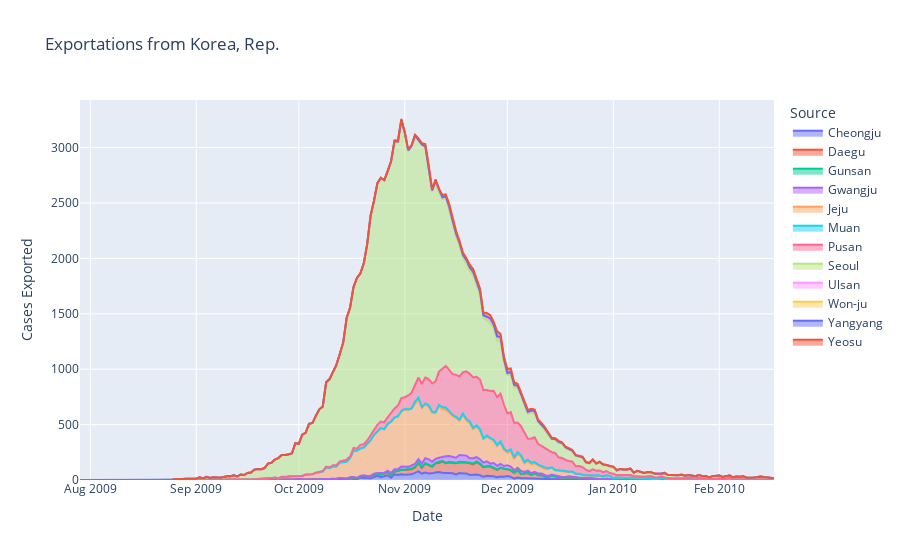

Notebook source saved alongside this figure:
### Code cell
country='Korea, Rep.'

# getting only rows where country is the origin
country_export = df_data[df_data['source_country_name'] == country]

# group by date and origin city
df_country_exports = country_export[['source_basin_name', 'date', 'importations']]\
.groupby(['source_basin_name', 'date']).sum().reset_index()

# Create the area plot
fig = px.area(df_country_exports, x='date', y='importations', title=f'Exportations from {country}', 
              color='source_basin_name',
              labels={
                     "importations": "Cases Exported",
                     "date": "Date",
                     "source_basin_name": "Source"
                 },)
fig.show()

### Figure 1 — Plotly figure (JSON) as saved in the notebook; plotly's stock layout.template omitted (floating-point values rounded to 4 significant figures; data arrays with more than 128 entries replaced by an {"elided": "..."} marker saying what was removed)
{"data": [{"fillpattern": {"shape": ""}, "hovertemplate": "Source=Cheongju<br>Date=%{x}<br>Cases Exported=%{y}<extra></extra>", "legendgroup": "Cheongju", "line": {"color": "#636efa"}, "marker": {"symbol": "circle"}, "mode": "lines", "name": "Cheongju", "orientation": "v", "showlegend": true, "stackgroup": "1", "type": "scatter", "x": ["2009-09-12", "2009-09-15", "2009-09-23", "2009-09-24", "2009-09-25", "2009-09-26", "2009-09-27", "2009-09-28", "2009-09-29", "2009-09-30", "2009-10-01", "2009-10-03", "2009-10-04", "2009-10-05", "2009-10-06", "2009-10-07", "2009-10-08", "2009-10-09", "2009-10-11", "2009-10-12", "2009-10-13", "2009-10-14", "2009-10-15", "2009-10-16", "2009-10-17", "2009-10-18", "2009-10-19", "2009-10-20", "2009-10-21", "2009-10-22", "2009-10-23", "2009-10-24", "2009-10-25", "2009-10-26", "2009-10-27", "2009-10-28", "2009-10-29", "2009-10-30", "2009-10-31", "2009-11-01", "2009-11-02", "2009-11-03", "2009-11-04", "2009-11-05", "2009-11-06", "2009-11-07", "2009-11-08", "2009-11-09", "2009-11-10", "2009-11-11", "2009-11-12", "2009-11-13", "2009-11-14", "2009-11-15", "2009-11-16", "2009-11-17", "2009-11-18", "2009-11-19", "2009-11-20", "2009-11-21", "2009-11-22", "2009-11-23", "2009-11-24", "2009-11-25", "2009-11-26", "2009-11-27", "2009-11-28", "2009-11-29", "2009-11-30", "2009-12-01", "2009-12-02", "2009-12-03", "2009-12-04", "2009-12-05", "2009-12-06", "2009-12-07", "2009-12-08", "2009-12-09", "2009-12-10", "2009-12-11", "2009-12-12", "2009-12-13", "2009-12-14", "2009-12-15", "2009-12-16", "2009-12-17", "2009-12-18", "2009-12-19", "2009-12-20", "2009-12-21", "2009-12-22", "2009-12-23", "2009-12-24", "2009-12-26", "2009-12-27", "2009-12-28", "2009-12-29", "2009-12-30", "2009-12-31", "2010-01-01", "2010-01-02", "2010-01-06", "2010-01-08", "2010-01-10", "2010-01-14", "2010-01-15", "2010-01-16", "2010-01-19", "2010-01-20", "2010-01-22", "2010-01-26"], "xaxis": "x", "y": [1, 1, 2, 2, 2, 1, 1, 2, 1, 3, 4, 1, 3, 2, 3, 4, 4, 6, 6, 6, 9, 8, 8, 14, 12, 6, 22, 20, 15, 14, 26, 38, 25, 31, 43, 21, 52, 45, 51, 47, 52, 51, 65, 78, 57, 68, 59, 60, 68, 72, 66, 64, 58, 61, 50, 63, 58, 59, 45, 50, 50, 43, 29, 38, 37, 34, 24, 32, 29, 35, 28, 13, 23, 15, 16, 15, 12, 12, 7, 10, 4, 6, 7, 6, 10, 3, 4, 5, 4, 7, 3, 6, 1, 4, 1, 2, 3, 2, 1, 1, 3, 1, 2, 1, 1, 2, 1, 1, 1, 1, 1], "yaxis": "y"}, {"fillpattern": {"shape": ""}, "hovertemplate": "Source=Daegu<br>Date=%{x}<br>Cases Exported=%{y}<extra></extra>", "legendgroup": "Daegu", "line": {"color": "#EF553B"}, "marker": {"symbol": "circle"}, "mode": "lines", "name": "Daegu", "orientation": "v", "showlegend": true, "stackgroup": "1", "type": "scatter", "x": ["2009-08-01", "2009-09-03", "2009-09-04", "2009-09-16", "2009-09-22", "2009-09-23", "2009-09-24", "2009-09-26", "2009-09-27", "2009-09-28", "2009-09-30", "2009-10-01", "2009-10-02", "2009-10-03", "2009-10-04", "2009-10-05", "2009-10-06", "2009-10-07", "2009-10-08", "2009-10-09", "2009-10-10", "2009-10-11", "2009-10-12", "2009-10-13", "2009-10-14", "2009-10-15", "2009-10-16", "2009-10-17", "2009-10-18", "2009-10-19", "2009-10-20", "2009-10-21", "2009-10-22", "2009-10-23", "2009-10-24", "2009-10-25", "2009-10-26", "2009-10-27", "2009-10-28", "2009-10-29", "2009-10-30", "2009-10-31", "2009-11-01", "2009-11-02", "2009-11-03", "2009-11-04", "2009-11-05", "2009-11-06", "2009-11-07", "2009-11-08", "2009-11-09", "2009-11-10", "2009-11-11", "2009-11-12", "2009-11-13", "2009-11-14", "2009-11-15", "2009-11-16", "2009-11-17", "2009-11-18", "2009-11-19", "2009-11-20", "2009-11-21", "2009-11-22", "2009-11-23", "2009-11-24", "2009-11-25", "2009-11-26", "2009-11-27", "2009-11-28", "2009-11-29", "2009-11-30", "2009-12-01", "2009-12-02", "2009-12-03", "2009-12-04", "2009-12-05", "2009-12-06", "2009-12-07", "2009-12-08", "2009-12-09", "2009-12-10", "2009-12-11", "2009-12-12", "2009-12-13", "2009-12-14", "2009-12-15", "2009-12-16", "2009-12-17", "2009-12-18", "2009-12-19", "2009-12-20", "2009-12-21", "2009-12-22", "2009-12-23", "2009-12-24", "2009-12-25", "2009-12-26", "2009-12-27", "2009-12-28", "2009-12-29", "2009-12-30", "2009-12-31", "2010-01-01", "2010-01-02", "2010-01-03", "2010-01-04", "2010-01-05", "2010-01-06", "2010-01-07", "2010-01-08", "2010-01-09", "2010-01-10", "2010-01-12", "2010-01-13", "2010-01-14", "2010-01-15", "2010-01-17", "2010-01-20", "2010-01-24", "2010-01-25", "2010-02-01", "2010-02-03", "2010-02-09", "2010-02-15"], "xaxis": "x", "y": [1, 1, 1, 1, 1, 1, 2, 2, 3, 2, 2, 4, 4, 2, 2, 1, 1, 3, 2, 4, 8, 7, 4, 8, 5, 2, 7, 11, 9, 8, 15, 9, 14, 18, 15, 22, 26, 26, 25, 25, 35, 40, 43, 44, 46, 48, 76, 52, 81, 76, 59, 82, 82, 100, 88, 100, 92, 101, 96, 103, 98, 106, 91, 111, 101, 86, 84, 84, 74, 67, 78, 73, 62, 59, 51, 64, 38, 42, 47, 33, 50, 36, 33, 26, 21, 31, 24, 17, 19, 16, 20, 21, 15, 10, 11, 9, 15, 8, 8, 5, 3, 9, 6, 1, 2, 3, 3, 1, 2, 2, 2, 2, 4, 2, 1, 1, 2, 1, 1, 1, 1, 3, 1, 2, 1], "yaxis": "y"}, {"fillpattern": {"shape": ""}, "hovertemplate": "Source=Gunsan<br>Date=%{x}<br>Cases Exported=%{y}<extra></extra>", "legendgroup": "Gunsan", "line": {"color": "#00cc96"}, "marker": {"symbol": "circle"}, "mode": "lines", "name": "Gunsan", "orientation": "v", "showlegend": true, "stackgroup": "1", "type": "scatter", "x": ["2009-09-26", "2009-10-01", "2009-10-08", "2009-10-12", "2009-10-15", "2009-10-16", "2009-10-17", "2009-10-19", "2009-10-20", "2009-10-23", "2009-10-25", "2009-10-26", "2009-10-28", "2009-10-30", "2009-10-31", "2009-11-01", "2009-11-02", "2009-11-03", "2009-11-04", "2009-11-05", "2009-11-06", "2009-11-07", "2009-11-08", "2009-11-09", "2009-11-10", "2009-11-11", "2009-11-12", "2009-11-13", "2009-11-14", "2009-11-15", "2009-11-16", "2009-11-17", "2009-11-18", "2009-11-19", "2009-11-20", "2009-11-21", "2009-11-22", "2009-11-23", "2009-11-24", "2009-11-25", "2009-11-26", "2009-11-27", "2009-11-28", "2009-11-29", "2009-12-01", "2009-12-02", "2009-12-03", "2009-12-04", "2009-12-05", "2009-12-06", "2009-12-07", "2009-12-08", "2009-12-11", "2009-12-14", "2009-12-15", "2009-12-22", "2009-12-24", "2010-01-12"], "xaxis": "x", "y": [1, 1, 1, 1, 2, 1, 2, 2, 3, 1, 5, 1, 3, 1, 3, 2, 5, 5, 6, 2, 5, 2, 3, 5, 5, 7, 6, 3, 7, 7, 2, 6, 2, 3, 4, 7, 7, 6, 2, 1, 2, 3, 3, 2, 3, 2, 1, 2, 1, 1, 2, 2, 1, 1, 1, 1, 1, 1], "yaxis": "y"}, {"fillpattern": {"shape": ""}, "hovertemplate": "Source=Gwangju<br>Date=%{x}<br>Cases Exported=%{y}<extra></extra>", "legendgroup": "Gwangju", "line": {"color": "#ab63fa"}, "marker": {"symbol": "circle"}, "mode": "lines", "name": "Gwangju", "orientation": "v", "showlegend": true, "stackgroup": "1", "type": "scatter", "x": ["2009-09-23", "2009-09-25", "2009-09-26", "2009-09-30", "2009-10-03", "2009-10-04", "2009-10-05", "2009-10-06", "2009-10-08", "2009-10-10", "2009-10-11", "2009-10-12", "2009-10-13", "2009-10-14", "2009-10-15", "2009-10-16", "2009-10-17", "2009-10-18", "2009-10-19", "2009-10-20", "2009-10-21", "2009-10-22", "2009-10-23", "2009-10-24", "2009-10-25", "2009-10-26", "2009-10-27", "2009-10-28", "2009-10-29", "2009-10-30", "2009-10-31", "2009-11-01", "2009-11-02", "2009-11-03", "2009-11-04", "2009-11-05", "2009-11-06", "2009-11-07", "2009-11-08", "2009-11-09", "2009-11-10", "2009-11-11", "2009-11-12", "2009-11-13", "2009-11-14", "2009-11-15", "2009-11-16", "2009-11-17", "2009-11-18", "2009-11-19", "2009-11-20", "2009-11-21", "2009-11-22", "2009-11-23", "2009-11-24", "2009-11-25", "2009-11-26", "2009-11-27", "2009-11-28", "2009-11-29", "2009-11-30", "2009-12-01", "2009-12-02", "2009-12-03", "2009-12-04", "2009-12-05", "2009-12-06", "2009-12-07", "2009-12-08", "2009-12-09", "2009-12-10", "2009-12-11", "2009-12-12", "2009-12-13", "2009-12-14", "2009-12-15", "2009-12-16", "2009-12-17", "2009-12-18", "2009-12-19", "2009-12-20", "2009-12-21", "2009-12-22", "2009-12-23", "2009-12-24", "2009-12-26", "2009-12-27", "2009-12-28", "2009-12-29", "2009-12-30", "2009-12-31", "2010-01-01", "2010-01-02", "2010-01-03", "2010-01-04", "2010-01-05", "2010-01-07", "2010-01-08", "2010-01-15", "2010-01-21", "2010-01-22", "2010-01-24"], "xaxis": "x", "y": [2, 1, 1, 1, 2, 2, 2, 1, 2, 1, 3, 1, 2, 3, 1, 3, 2, 5, 4, 5, 12, 9, 11, 10, 12, 6, 15, 14, 19, 15, 28, 28, 18, 29, 27, 32, 35, 46, 48, 40, 36, 40, 37, 59, 51, 46, 48, 60, 57, 60, 41, 49, 38, 37, 40, 46, 25, 42, 34, 33, 24, 32, 32, 23, 22, 27, 13, 21, 14, 12, 15, 14, 13, 9, 10, 10, 11, 5, 8, 8, 5, 2, 6, 3, 5, 4, 1, 1, 1, 1, 2, 3, 3, 1, 1, 2, 2, 2, 1, 2, 1, 1], "yaxis": "y"}, {"fillpattern": {"shape": ""}, "hovertemplate": "Source=Jeju<br>Date=%{x}<br>Cases Exported=%{y}<extra></extra>", "legendgroup": "Jeju", "line": {"color": "#FFA15A"}, "marker": {"symbol": "circle"}, "mode": "lines", "name": "Jeju", "orientation": "v", "showlegend": true, "stackgroup": "1", "type": "scatter", "x": {"elided": "172 str values"}, "xaxis": "x", "y": {"elided": "172 int values"}, "yaxis": "y"}, {"fillpattern": {"shape": ""}, "hovertemplate": "Source=Muan<br>Date=%{x}<br>Cases Exported=%{y}<extra></extra>", "legendgroup": "Muan", "line": {"color": "#19d3f3"}, "marker": {"symbol": "circle"}, "mode": "lines", "name": "Muan", "orientation": "v", "showlegend": true, "stackgroup": "1", "type": "scatter", "x": ["2009-10-07", "2009-10-08", "2009-10-09", "2009-10-13", "2009-10-15", "2009-10-17", "2009-10-18", "2009-10-19", "2009-10-20", "2009-10-21", "2009-10-22", "2009-10-23", "2009-10-24", "2009-10-25", "2009-10-26", "2009-10-27", "2009-10-28", "2009-10-29", "2009-10-30", "2009-10-31", "2009-11-01", "2009-11-02", "2009-11-03", "2009-11-04", "2009-11-05", "2009-11-06", "2009-11-07", "2009-11-08", "2009-11-09", "2009-11-10", "2009-11-11", "2009-11-12", "2009-11-13", "2009-11-14", "2009-11-15", "2009-11-16", "2009-11-17", "2009-11-18", "2009-11-19", "2009-11-20", "2009-11-21", "2009-11-22", "2009-11-23", "2009-11-24", "2009-11-25", "2009-11-26", "2009-11-27", "2009-11-28", "2009-11-29", "2009-11-30", "2009-12-01", "2009-12-02", "2009-12-03", "2009-12-04", "2009-12-05", "2009-12-06", "2009-12-07", "2009-12-08", "2009-12-09", "2009-12-10", "2009-12-11", "2009-12-12", "2009-12-13", "2009-12-14", "2009-12-15", "2009-12-16", "2009-12-17", "2009-12-18", "2009-12-19", "2009-12-20", "2009-12-21", "2009-12-22", "2009-12-23", "2009-12-24", "2009-12-25", "2009-12-26", "2009-12-27", "2009-12-28", "2009-12-29", "2009-12-30", "2009-12-31", "2010-01-01", "2010-01-02", "2010-01-03", "2010-01-04", "2010-01-05", "2010-01-06", "2010-01-07", "2010-01-09", "2010-01-11", "2010-01-12", "2010-01-13", "2010-01-14", "2010-01-15", "2010-01-16", "2010-01-18", "2010-01-19", "2010-01-20", "2010-01-21", "2010-01-22", "2010-01-23", "2010-01-24", "2010-01-26", "2010-01-28", "2010-01-31", "2010-02-01", "2010-02-02", "2010-02-03", "2010-02-04", "2010-02-08", "2010-02-10"], "xaxis": "x", "y": [1, 1, 1, 1, 2, 1, 1, 2, 2, 1, 1, 2, 2, 1, 2, 6, 4, 1, 5, 6, 6, 3, 4, 14, 11, 9, 11, 11, 11, 10, 9, 15, 22, 12, 11, 9, 7, 11, 10, 13, 11, 11, 15, 8, 12, 6, 11, 10, 12, 11, 15, 15, 14, 12, 13, 13, 12, 12, 10, 7, 6, 13, 6, 3, 2, 5, 5, 7, 4, 3, 1, 3, 3, 4, 1, 3, 2, 4, 2, 4, 2, 1, 1, 1, 2, 1, 5, 5, 2, 1, 2, 3, 2, 1, 2, 2, 2, 1, 1, 2, 1, 2, 2, 1, 1, 1, 2, 2, 1, 1, 2], "yaxis": "y"}, {"fillpattern": {"shape": ""}, "hovertemplate": "Source=Pusan<br>Date=%{x}<br>Cases Exported=%{y}<extra></extra>", "legendgroup": "Pusan", "line": {"color": "#FF6692"}, "marker": {"symbol": "circle"}, "mode": "lines", "name": "Pusan", "orientation": "v", "showlegend": true, "stackgroup": "1", "type": "scatter", "x": {"elided": "149 str values"}, "xaxis": "x", "y": {"elided": "149 int values"}, "yaxis": "y"}, {"fillpattern": {"shape": ""}, "hovertemplate": "Source=Seoul<br>Date=%{x}<br>Cases Exported=%{y}<extra></extra>", "legendgroup": "Seoul", "line": {"color": "#B6E880"}, "marker": {"symbol": "circle"}, "mode": "lines", "name": "Seoul", "orientation": "v", "showlegend": true, "stackgroup": "1", "type": "scatter", "x": {"elided": "194 str values"}, "xaxis": "x", "y": {"elided": "194 int values"}, "yaxis": "y"}, {"fillpattern": {"shape": ""}, "hovertemplate": "Source=Ulsan<br>Date=%{x}<br>Cases Exported=%{y}<extra></extra>", "legendgroup": "Ulsan", "line": {"color": "#FF97FF"}, "marker": {"symbol": "circle"}, "mode": "lines", "name": "Ulsan", "orientation": "v", "showlegend": true, "stackgroup": "1", "type": "scatter", "x": ["2009-10-16", "2009-10-18", "2009-10-22", "2009-10-23", "2009-10-24", "2009-10-25", "2009-10-26", "2009-10-27", "2009-10-28", "2009-10-29", "2009-10-30", "2009-10-31", "2009-11-01", "2009-11-02", "2009-11-03", "2009-11-04", "2009-11-05", "2009-11-06", "2009-11-07", "2009-11-08", "2009-11-09", "2009-11-10", "2009-11-11", "2009-11-12", "2009-11-13", "2009-11-14", "2009-11-15", "2009-11-16", "2009-11-17", "2009-11-18", "2009-11-19", "2009-11-20", "2009-11-21", "2009-11-22", "2009-11-23", "2009-11-24", "2009-11-25", "2009-11-26", "2009-11-27", "2009-11-28", "2009-11-29", "2009-11-30", "2009-12-01", "2009-12-02", "2009-12-03", "2009-12-04", "2009-12-05", "2009-12-06", "2009-12-07", "2009-12-08", "2009-12-09", "2009-12-10", "2009-12-11", "2009-12-12", "2009-12-13", "2009-12-14", "2009-12-15", "2009-12-16", "2009-12-17", "2009-12-18", "2009-12-19", "2009-12-20", "2009-12-21", "2009-12-22", "2009-12-23", "2009-12-24", "2009-12-25", "2009-12-26", "2009-12-27", "2009-12-29", "2009-12-30", "2009-12-31", "2010-01-01", "2010-01-02", "2010-01-03", "2010-01-04", "2010-01-05", "2010-01-06", "2010-01-08", "2010-01-10", "2010-01-11", "2010-01-14", "2010-01-20", "2010-01-23"], "xaxis": "x", "y": [1, 1, 1, 2, 4, 2, 2, 4, 2, 5, 4, 2, 4, 5, 3, 11, 6, 6, 7, 14, 9, 9, 19, 13, 14, 25, 22, 20, 17, 23, 33, 27, 25, 24, 30, 24, 24, 36, 26, 32, 36, 23, 17, 22, 20, 12, 21, 20, 17, 15, 14, 8, 14, 12, 10, 3, 8, 10, 4, 7, 2, 5, 7, 4, 4, 5, 4, 3, 2, 5, 2, 2, 2, 4, 1, 1, 2, 1, 1, 1, 1, 1, 2, 1], "yaxis": "y"}, {"fillpattern": {"shape": ""}, "hovertemplate": "Source=Won-ju<br>Date=%{x}<br>Cases Exported=%{y}<extra></extra>", "legendgroup": "Won-ju", "line": {"color": "#FECB52"}, "marker": {"symbol": "circle"}, "mode": "lines", "name": "Won-ju", "orientation": "v", "showlegend": true, "stackgroup": "1", "type": "scatter", "x": ["2009-10-10", "2009-10-15", "2009-10-17", "2009-10-18", "2009-10-20", "2009-10-21", "2009-10-22", "2009-10-23", "2009-10-27", "2009-10-28", "2009-10-29", "2009-10-30", "2009-10-31", "2009-11-03", "2009-11-04", "2009-11-05", "2009-11-06", "2009-11-07", "2009-11-08", "2009-11-09", "2009-11-10", "2009-11-11", "2009-11-12", "2009-11-13", "2009-11-14", "2009-11-15", "2009-11-17", "2009-11-18", "2009-11-19", "2009-11-20", "2009-11-21", "2009-11-22", "2009-11-23", "2009-11-25", "2009-11-26", "2009-11-27", "2009-11-28", "2009-12-01", "2009-12-02", "2009-12-03", "2009-12-04", "2009-12-05", "2009-12-09", "2009-12-10", "2009-12-19", "2009-12-27", "2010-01-13"], "xaxis": "x", "y": [1, 1, 2, 2, 2, 2, 1, 1, 2, 3, 7, 3, 1, 1, 2, 2, 2, 3, 1, 2, 6, 2, 4, 1, 4, 1, 3, 1, 2, 2, 3, 4, 1, 2, 2, 2, 1, 2, 1, 2, 1, 1, 1, 1, 2, 1, 1], "yaxis": "y"}, {"fillpattern": {"shape": ""}, "hovertemplate": "Source=Yangyang<br>Date=%{x}<br>Cases Exported=%{y}<extra></extra>", "legendgroup": "Yangyang", "line": {"color": "#636efa"}, "marker": {"symbol": "circle"}, "mode": "lines", "name": "Yangyang", "orientation": "v", "showlegend": true, "stackgroup": "1", "type": "scatter", "x": ["2009-10-10", "2009-10-24", "2009-10-26", "2009-10-27", "2009-10-28", "2009-10-30", "2009-11-02", "2009-11-03", "2009-11-08", "2009-11-09", "2009-11-10", "2009-11-12", "2009-11-14", "2009-11-15", "2009-11-16", "2009-11-17", "2009-11-18", "2009-11-19", "2009-11-20", "2009-11-21", "2009-11-22", "2009-11-23", "2009-11-24", "2009-11-25", "2009-11-26", "2009-11-27", "2009-11-28", "2009-11-29", "2009-11-30", "2009-12-02", "2009-12-03", "2009-12-04", "2009-12-05", "2009-12-06", "2009-12-07", "2009-12-08", "2009-12-09", "2009-12-10", "2009-12-12", "2009-12-14", "2009-12-16", "2009-12-17", "2009-12-18", "2009-12-20", "2009-12-26", "2009-12-28", "2010-01-03", "2010-01-04", "2010-01-10", "2010-01-14"], "xaxis": "x", "y": [1, 1, 1, 2, 2, 1, 2, 1, 1, 1, 1, 1, 3, 1, 4, 6, 3, 2, 8, 4, 3, 6, 2, 6, 11, 2, 4, 5, 4, 4, 1, 1, 3, 1, 1, 5, 5, 2, 2, 2, 2, 1, 2, 3, 3, 1, 1, 1, 1, 1], "yaxis": "y"}, {"fillpattern": {"shape": ""}, "hovertemplate": "Source=Yeosu<br>Date=%{x}<br>Cases Exported=%{y}<extra></extra>", "legendgroup": "Yeosu", "line": {"color": "#EF553B"}, "marker": {"symbol": "circle"}, "mode": "lines", "name": "Yeosu", "orientation": "v", "showlegend": true, "stackgroup": "1", "type": "scatter", "x": ["2009-09-22", "2009-09-29", "2009-09-30", "2009-10-11", "2009-10-12", "2009-10-14", "2009-10-15", "2009-10-16", "2009-10-19", "2009-10-20", "2009-10-21", "2009-10-22", "2009-10-23", "2009-10-24", "2009-10-25", "2009-10-26", "2009-10-27", "2009-10-28", "2009-10-29", "2009-10-30", "2009-10-31", "2009-11-01", "2009-11-02", "2009-11-03", "2009-11-04", "2009-11-05", "2009-11-06", "2009-11-07", "2009-11-08", "2009-11-09", "2009-11-10", "2009-11-11", "2009-11-12", "2009-11-13", "2009-11-14", "2009-11-15", "2009-11-16", "2009-11-17", "2009-11-18", "2009-11-19", "2009-11-20", "2009-11-21", "2009-11-22", "2009-11-23", "2009-11-24", "2009-11-25", "2009-11-26", "2009-11-27", "2009-11-28", "2009-11-29", "2009-11-30", "2009-12-01", "2009-12-02", "2009-12-03", "2009-12-04", "2009-12-05", "2009-12-06", "2009-12-07", "2009-12-08", "2009-12-09", "2009-12-10", "2009-12-11", "2009-12-12", "2009-12-13", "2009-12-14", "2009-12-15", "2009-12-16", "2009-12-17", "2009-12-18", "2009-12-19", "2009-12-20", "2009-12-21", "2009-12-22", "2009-12-23", "2009-12-24", "2009-12-25", "2009-12-26", "2009-12-28", "2009-12-29", "2010-01-01", "2010-01-02", "2010-01-03", "2010-01-04", "2010-01-07", "2010-01-08", "2010-01-11", "2010-01-13", "2010-01-14", "2010-01-21", "2010-01-26", "2010-01-31", "2010-02-04"], "xaxis": "x", "y": [1, 1, 1, 1, 1, 2, 1, 2, 1, 2, 1, 5, 3, 2, 3, 2, 6, 2, 6, 10, 9, 7, 8, 6, 6, 9, 12, 19, 12, 10, 15, 13, 21, 19, 24, 24, 26, 15, 19, 16, 25, 26, 25, 24, 24, 36, 29, 27, 45, 30, 24, 36, 32, 22, 18, 19, 16, 18, 15, 14, 12, 17, 12, 13, 9, 7, 9, 7, 6, 8, 5, 5, 2, 7, 4, 4, 3, 3, 2, 4, 1, 1, 2, 1, 1, 1, 1, 1, 2, 1, 1, 1], "yaxis": "y"}], "layout": {"legend": {"title": {"text": "Source"}, "tracegroupgap": 0}, "title": {"text": "Exportations from Korea, Rep."}, "xaxis": {"anchor": "y", "domain": [0, 1], "title": {"text": "Date"}}, "yaxis": {"anchor": "x", "domain": [0, 1], "title": {"text": "Cases Exported"}}}}
